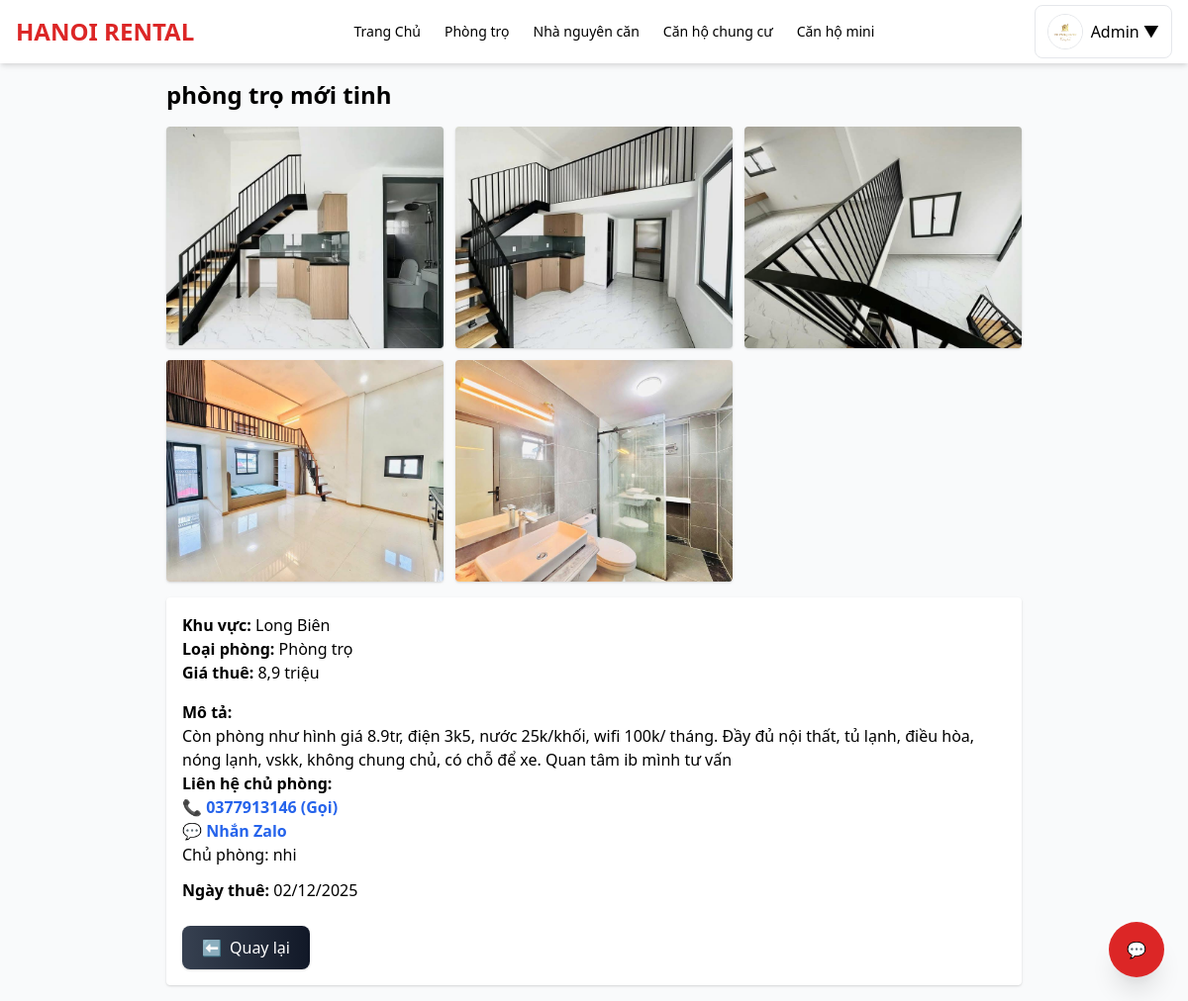
Page /post_detail.php?id=14 (signed in) on the committed database.
### tables this page shows
CREATE TABLE `posts` (
  `id` int(11) NOT NULL,
  `user_id` int(11) NOT NULL,
  `status` enum('pending','approved','rejected') DEFAULT 'pending',
  `reviewed_by` int(11) DEFAULT NULL,
  `reviewed_at` timestamp NULL DEFAULT NULL,
  `title` varchar(255) DEFAULT NULL,
  `image` varchar(255) DEFAULT NULL,
  `type` varchar(50) DEFAULT NULL,
  `khu_vuc` varchar(255) DEFAULT NULL,
  `price` varchar(50) DEFAULT NULL,
  `phone` varchar(20) DEFAULT NULL,
  `zalo` varchar(20) DEFAULT NULL,
  `description` text DEFAULT NULL,
  `status_rent` tinyint(4) DEFAULT 0,
  `created_at` timestamp NOT NULL DEFAULT current_timestamp(),
  `category` varchar(50) NOT NULL DEFAULT 'phongtro'
);

CREATE TABLE `users` (
  `id` int(11) NOT NULL,
  `name` varchar(255) DEFAULT NULL,
  `email` varchar(255) DEFAULT NULL,
  `password` varchar(255) DEFAULT NULL,
  `phone` varchar(20) DEFAULT NULL,
  `zalo` varchar(20) DEFAULT NULL,
  `avatar` varchar(255) DEFAULT NULL,
  `role` enum('admin','landlord','renter') DEFAULT 'renter',
  `status` varchar(20) DEFAULT 'active',
  `is_admin` tinyint(4) DEFAULT 0,
  `created_at` timestamp NOT NULL DEFAULT current_timestamp()
);

### functions.php (called while the page is built, shortened)
<?php
if (!function_exists("esc")) {
    function esc($s) {
        return htmlspecialchars($s ?? '', ENT_QUOTES, 'UTF-8');
    }
}

### post_detail.php (the view, shortened to what this page needs)
<?php
require 'header.php';
require 'functions.php';
$post_id = intval($_GET['id'] ?? 0);
$stmt = $pdo->prepare("
    SELECT p.*, u.name AS owner_name, u.phone AS owner_phone
    FROM posts p
    JOIN users u ON p.user_id = u.id
    WHERE p.id = ?
");
$stmt->execute([$post_id]);
$post = $stmt->fetch();
$images = $pdo->prepare("SELECT filename FROM post_images WHERE post_id = ?");
$images->execute([$post_id]);
$photos = $images->fetchAll(PDO::FETCH_COLUMN);
function priceToMillion($num) {
    return rtrim(rtrim(number_format($num, 1, ',', '.'), '0'), ',');
}
?>
<main class="max-w-4xl mx-auto p-4">
    <h1 class="text-2xl font-bold mb-4"><?php echo esc($post['title']); ?></h1>
    <div class="grid grid-cols-2 md:grid-cols-3 gap-3 mb-4">
        <?php foreach ($photos as $img): ?>
            <img src="uploads/<?php echo esc($img); ?>"
                 class="rounded shadow w-full h-56 object-cover">
        <?php endforeach; ?>
    </div>
    <div class="bg-white p-4 rounded shadow">
        <p><strong>Khu vực:</strong> <?php echo esc($post['khu_vuc']); ?></p>
        <p><strong>Loại phòng:</strong> <?php echo esc($post['type']); ?></p>
        <p><strong>Giá thuê:</strong>
            <?php echo priceToMillion($post['price']); ?> triệu
        </p>
        <p class="mt-4"><strong>Mô tả:</strong></p>
        <p><?php echo nl2br(esc($post['description'])); ?></p>
        <p><strong>Liên hệ chủ phòng:</strong><br>
            <a href="tel:<?php echo esc($post['owner_phone']); ?>"
               class="text-blue-600 font-semibold hover:underline">
               📞 <?php echo esc($post['owner_phone']); ?> (Gọi)
            </a>
            <br>
            <a href="https://zalo.me/<?php echo esc($post['owner_phone']); ?>"
               target="_blank"
               class="text-blue-600 font-semibold hover:underline">
               💬 Nhắn Zalo
            </a>
            <br>
            Chủ phòng: <?php echo esc($post['owner_name']); ?>
        </p>
        <p class="mt-3"><strong>Ngày thuê:</strong>
            <?php echo date("d/m/Y", strtotime($post['created_at'])); ?>
        </p>
        <a href="javascript:history.back()"
           class="mt-6 inline-flex items-center gap-2 bg-gradient-to-r from-gray-700 to-gray-900
                  text-white px-5 py-2.5 rounded-lg shadow hover:from-gray-600 hover:to-gray-800 transition">
            <span>⬅</span> Quay lại
        </a>
    </div>
</main>
</body>
</html>

### rows in the picture
posts: title "phòng trọ mới tinh", khu_vuc "Long Biên", type "Phòng trọ", price "8,9", description "Còn phòng như hình giá 8.9tr, điện 3k5, nước 25k/khối, wifi 100k/ tháng. Đầy đủ nội thất, tủ lạnh, điều hòa, nóng lạnh, vskk, không chung chủ, có chỗ để xe. Quan tâm ib mình tư vấn", user.phone "0377913146", user.name "nhi", created_at "02/12/2025"

### other values in the picture
$display_name "Admin"
